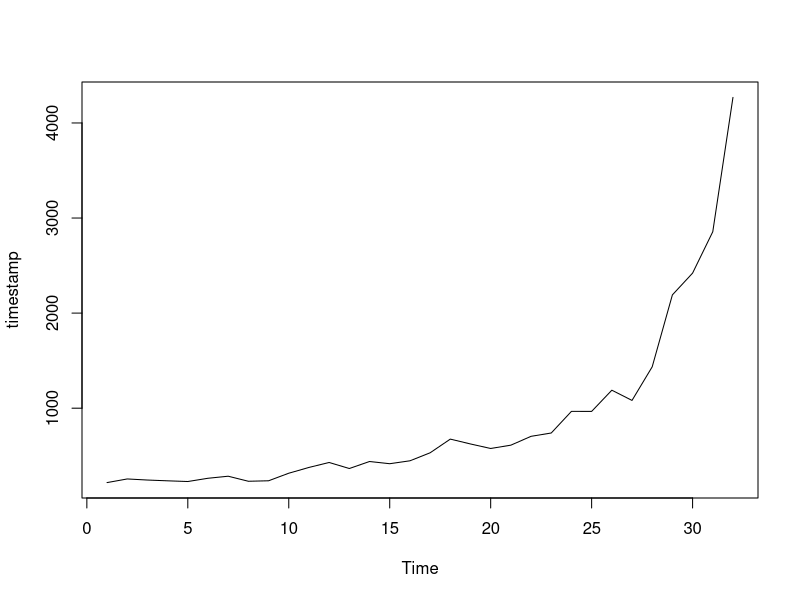
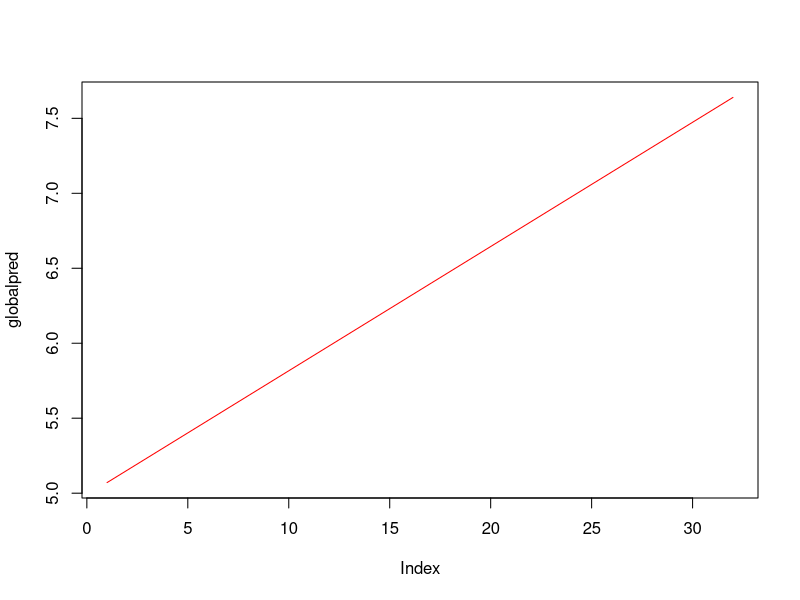
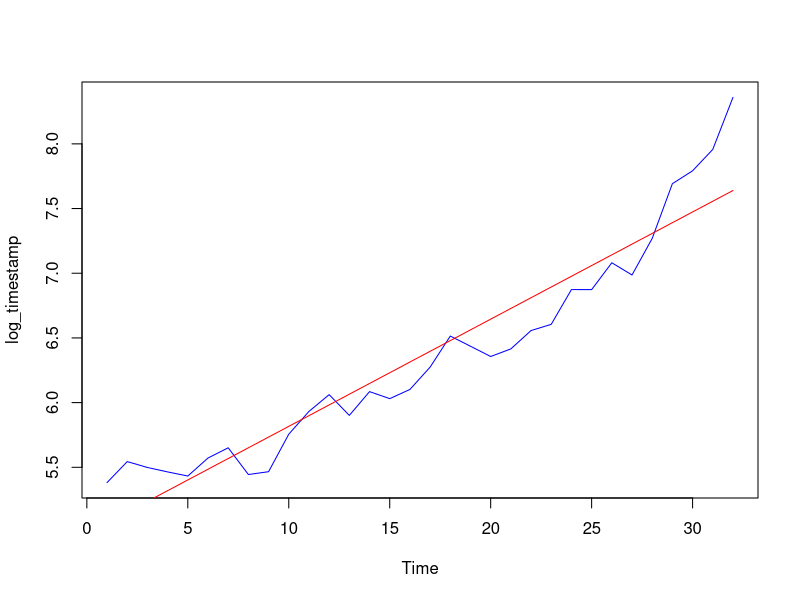
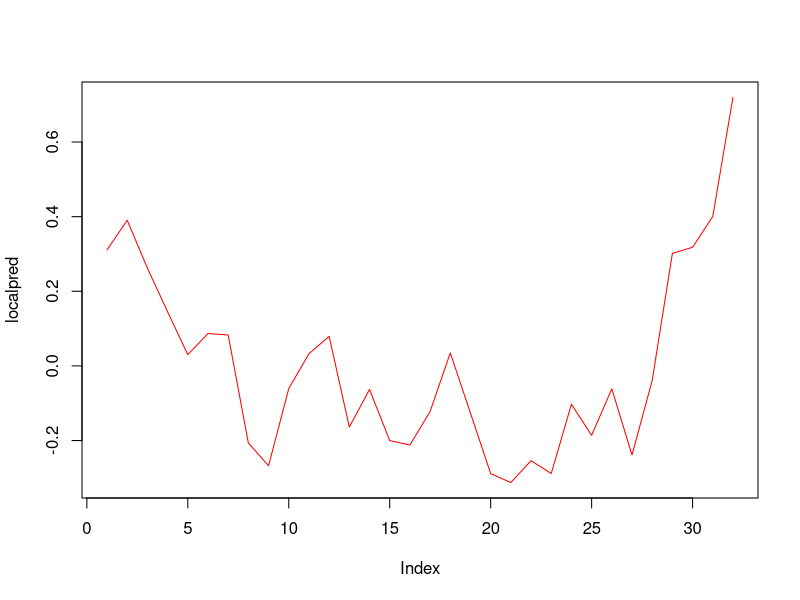

Reproduce these figures in R, in order.
library(forecast)

bitcoin_price_data <- read.csv("bitcoin_price_historical_data.csv", header = T)

timestamp <- ts(bitcoin_price_data$Price)
plot(timestamp)

lmfit <- lm(log(Price) ~ ., data = bitcoin_price_data)
globalpred <- predict(lmfit, bitcoin_price_data)
plot(globalpred, col='red', type = "l")

log_timestamp <- log(timestamp)
plot(log_timestamp, col="blue")
lines(globalpred, col="red")

localpred <- log(bitcoin_price_data$Price) - globalpred
plot(localpred, col="red", type="l")
